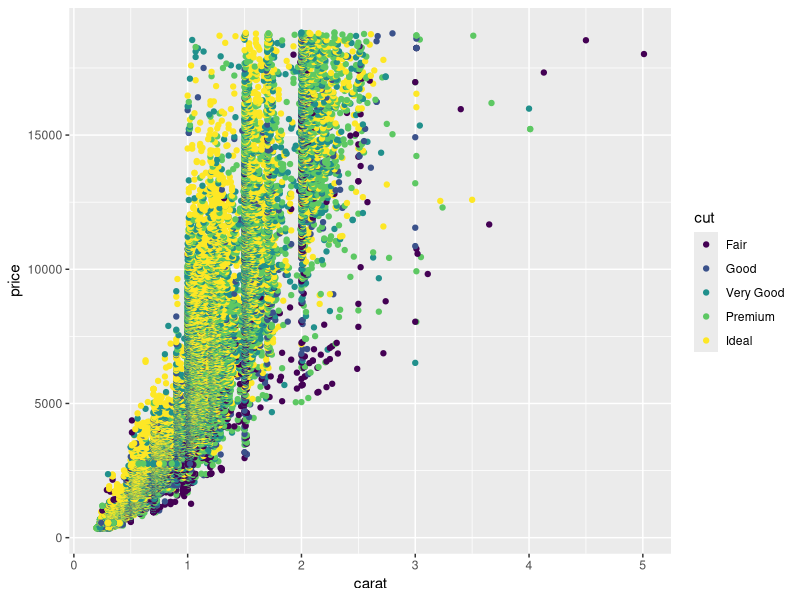
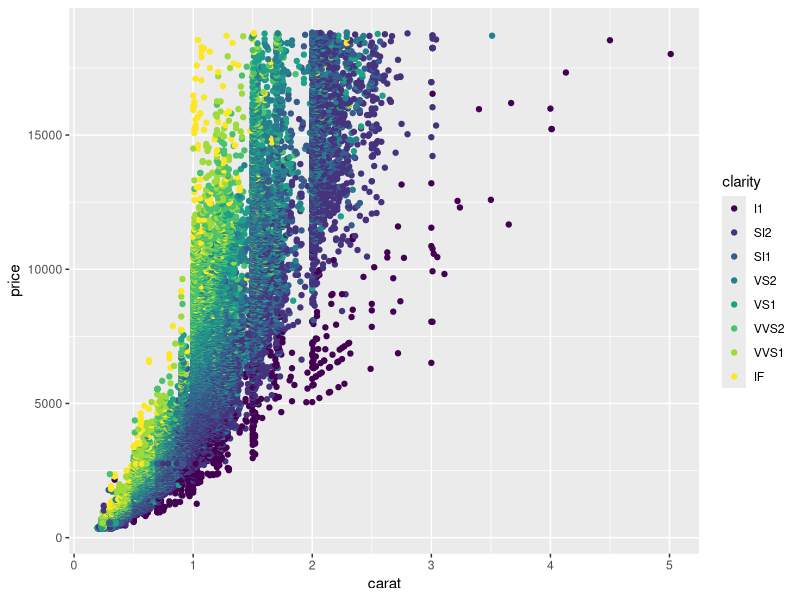

Here is the R script that generated these plots, in order: (Note: this script raises an error after producing the figures.)
## ---- chunk 1
library(ggplot2)
Diamonds <- diamonds
## ---- chunk 2
# Show the first few lines of the data table
head(Diamonds)
# Plot out some of the data
ggplot(Diamonds, aes(x = carat, y = price, color = cut)) + 
  geom_point()
# Modify the above to display the diamonds' clarity rather than cut.
## ---- chunk 3
ggplot(Diamonds, aes(x = carat, y = price, color = clarity)) + 
  geom_point()
## ---- chunk 4
test_function("aes", args = "color",
              incorrect_message = "Remember to set color = clarity."  )
success_msg("Good. Even though you may never have programmed before, you were still able to figure it out!")
## ---- chunk 5
library(dplyr)
data(diamonds, package = "ggplot2")
Diamonds <- diamonds
## ---- chunk 6
Diamonds %>%
  group_by(cut) %>%
  summarise(val = mean(price))
## ---- chunk 7
Diamonds %>%
  group_by(clarity) %>%
  summarise(val = mean(price))
## ---- chunk 8
test_student_typed("group_by(clarity)", fixed = FALSE, 
                   not_typed_msg = "Have you changed the variable name in `group_by(cut)` to `clarity`?")
success_msg("Good. The purpose of this exercise was just to give you practice with DataCamp.")
